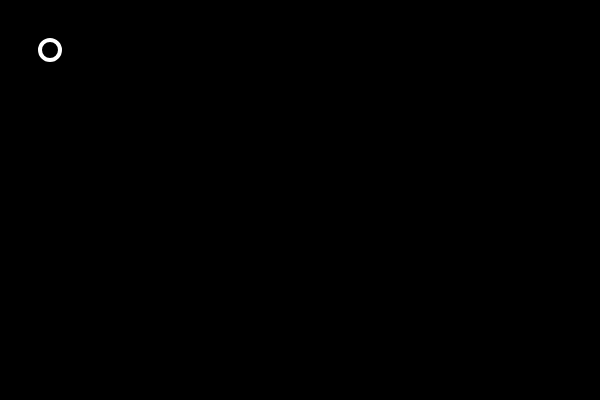
Frame 1 (no input)
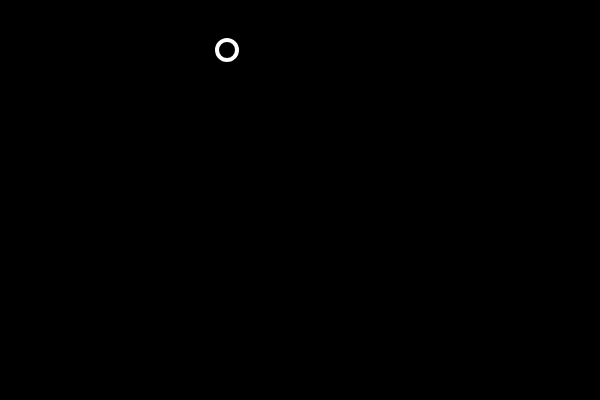
Frame 60 (no input)
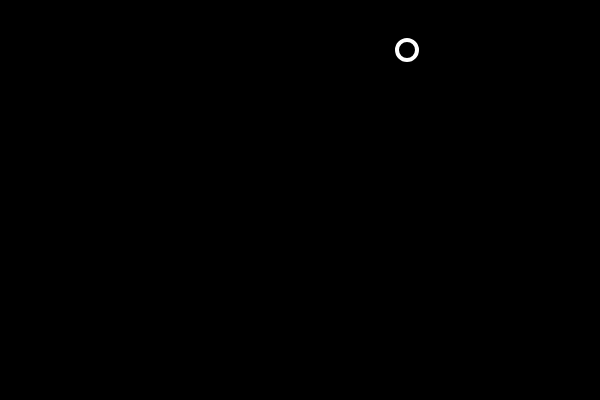
Frame 120 (the mouse pressed at the canvas centre since frame 60)

The p5.js sketch that drew these frames (run headless with seeded random() and noise() and a simulated clock; from frame 60 on, the mouse is pressed at the canvas centre):

// p5.js sketch
// ── sketch.js
let bubble1;

function setup() {
  createCanvas(600, 400);
  bubble1 = new Bubble();
}

function draw() {
  background(0);

  bubble1.show();
  bubble1.direction();
  bubble1.move();
}

class Bubble {
  constructor() {
    this.x = 50;
    this.y = 50;
    this.speed = 3;
  }

  move() {
    this.x = this.x + this.speed;
    // this.y = this.y + this.speed;
  }

  direction() {
    if (this.x >= 600) {
      this.speed = -5;
    }
    if (this.x <= 0) {
      this.speed = 5;
    }
  }

  show() {
    stroke(255);
    strokeWeight(4);
    noFill();
    ellipse(this.x, this.y, 20, 20);
  }
}
